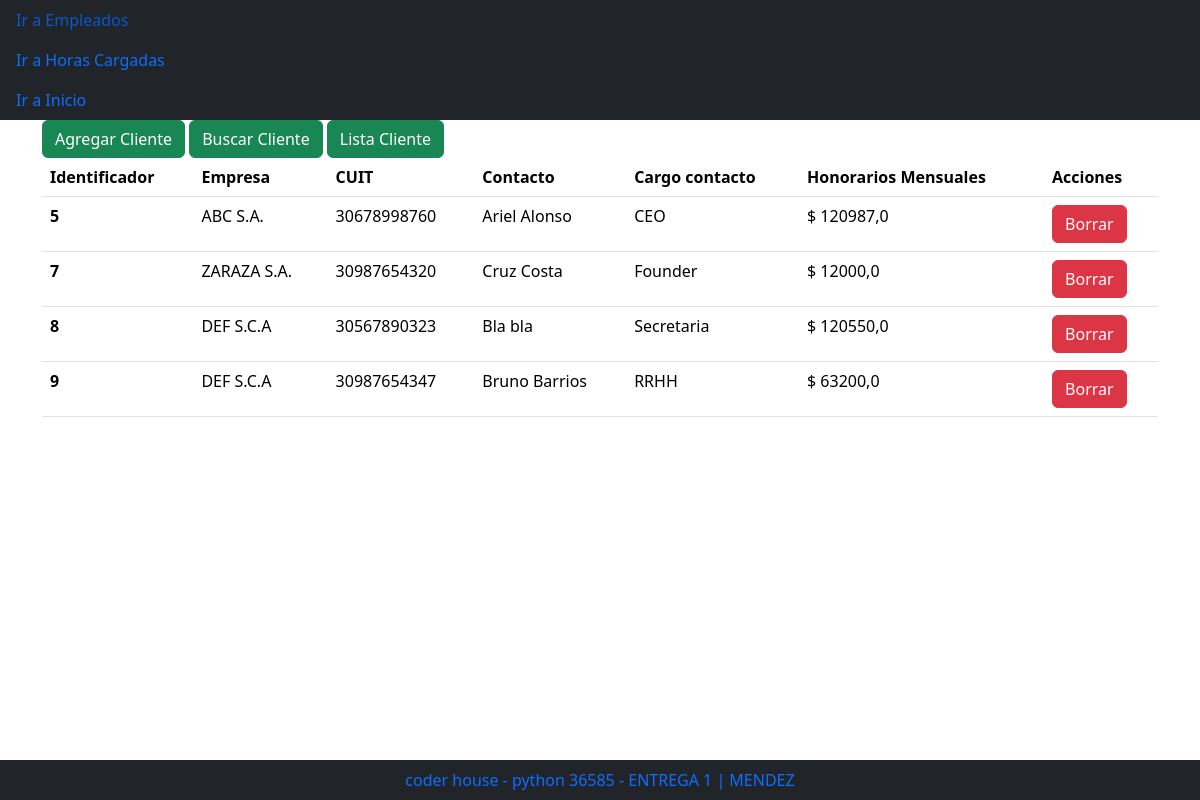
/clientes/, run on the app's committed database.
### familia/models.py (models this page shows)
class Cliente(models.Model):
    nombre_empresa = models.CharField(max_length=100)
    cuit_empresa = models.IntegerField()
    nombre_contacto = models.CharField(max_length=100)
    cargo_contacto = models.CharField(max_length=100)
    cobro_mensual_honorarios = models.FloatField(default=0.0)

### familia/views.py (the view)
# urls.py: path('clientes/', views.ir_a_clientes, name="clientes"),
def ir_a_clientes(request):
    clientes = Cliente.objects.all()
    template = loader.get_template('clientes/lista_clientes.html')
    context = {
        'clientes': clientes,
    }
    return HttpResponse(template.render(context, request))

### familia/templates/clientes/lista_clientes.html
{% extends "clientes/base_clientes.html" %}
{% load bootstrap5 %}
{% block cuerpo %}
<div class="container">
  <div class="row">
    <div class="col">
      {% url 'agregar_cliente' as agregar_cliente_url %}
      {% url 'buscar_cliente' as buscar_cliente_url %}
      {% url 'clientes' as clientes_url %}
      {% bootstrap_button "Agregar Cliente" button_class="btn-success" button_type="link" href=agregar_cliente_url %}
      {% bootstrap_button "Buscar Cliente" button_class="btn-success" button_type="link" href=buscar_cliente_url %}
      {% bootstrap_button "Lista Cliente" button_class="btn-success" button_type="link" href=clientes_url %}
    <div>
  <div>
  <div class="row">
    <div class="col">
        {% if clientes %}
        <table class="table">
            <thead>
                <th scope="col">Identificador</th>
                <th scope="col">Empresa</th>
                <th scope="col">CUIT</th>
                <th scope="col">Contacto</th>
                <th scope="col">Cargo contacto</th>
                <th scope="col">Honorarios Mensuales</th>
                <th scope="col">Acciones</th>
            </thead>
            {% for c in clientes %}
            <tbody>
                <tr>
                    <th scope="row">{{c.id}} </th>
                    <td> {{c.nombre_empresa}} </td>
                    <td> {{c.cuit_empresa}} </td>
                    <td> {{c.nombre_contacto}} </td>
                    <td> {{c.cargo_contacto}} </td>
                    <td> $ {{c.cobro_mensual_honorarios}} </td>
                    {% url 'borrar_cliente' identificador=c.id as borrar_cliente_url %}
                    <td>{% bootstrap_button "Borrar" size="sm" button_class="btn-danger" button_type="link" href=borrar_cliente_url %}</td>
                </tr>
            </tbody>
            {% endfor %}
        </table>
        {% else %}
            <p>No tienes clientes cargados</p>
        {% endif %}
    </div>
  </div>
</div>
{% endblock %}

### data on the page
Cliente: id "5", nombre_empresa "ABC S.A.", cuit_empresa "30678998760", nombre_contacto "Ariel Alonso", cargo_contacto "CEO", cobro_mensual_honorarios "120987,0", bootstrap_button "Borrar"
Cliente: id "7", nombre_empresa "ZARAZA S.A.", cuit_empresa "30987654320", nombre_contacto "Cruz Costa", cargo_contacto "Founder", cobro_mensual_honorarios "12000,0", bootstrap_button "Borrar"
Cliente: id "8", nombre_empresa "DEF S.C.A", cuit_empresa "30567890323", nombre_contacto "Bla bla", cargo_contacto "Secretaria", cobro_mensual_honorarios "120550,0", bootstrap_button "Borrar"
Cliente: id "9", nombre_empresa "DEF S.C.A", cuit_empresa "30987654347", nombre_contacto "Bruno Barrios", cargo_contacto "RRHH", cobro_mensual_honorarios "63200,0", bootstrap_button "Borrar"
